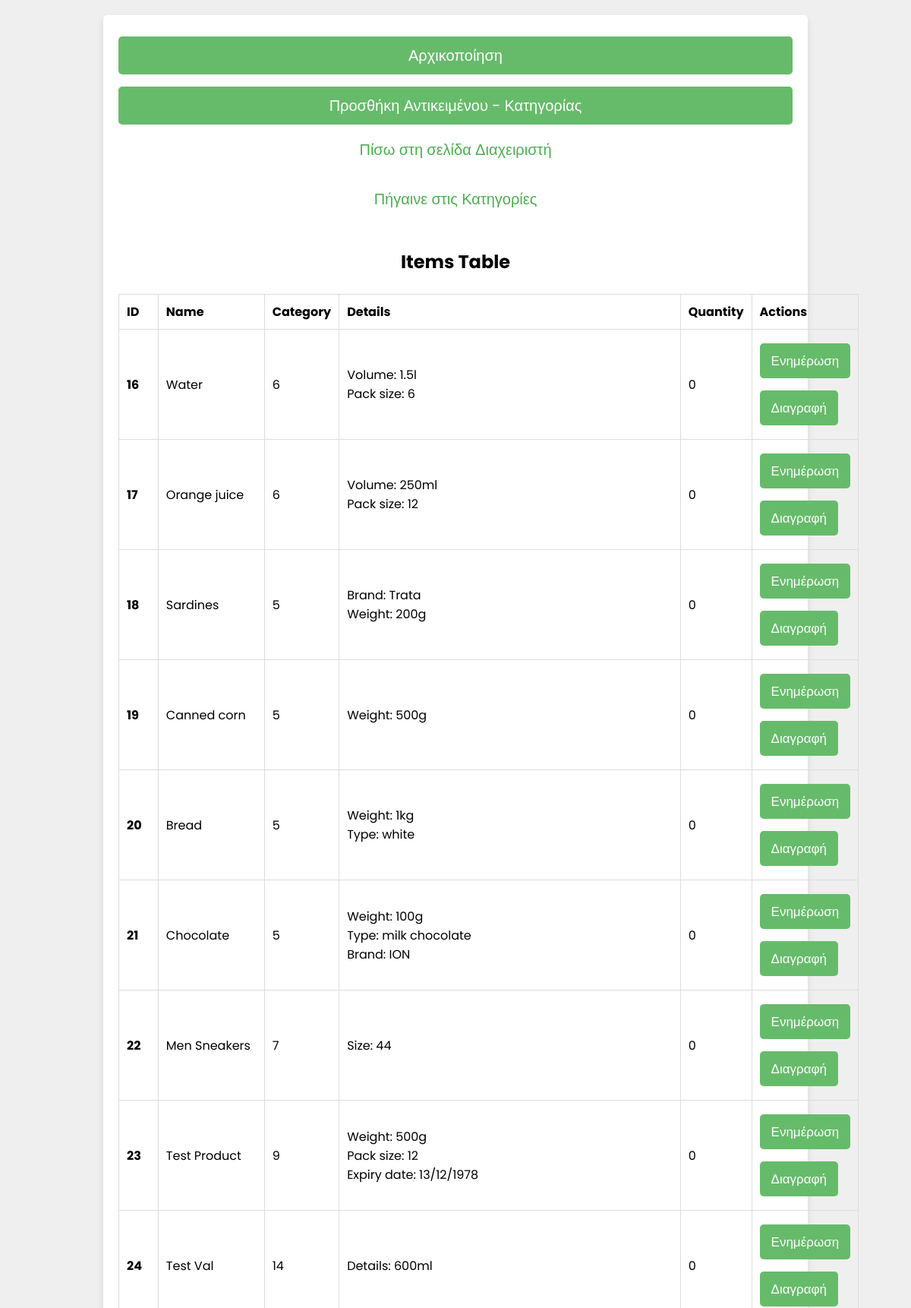
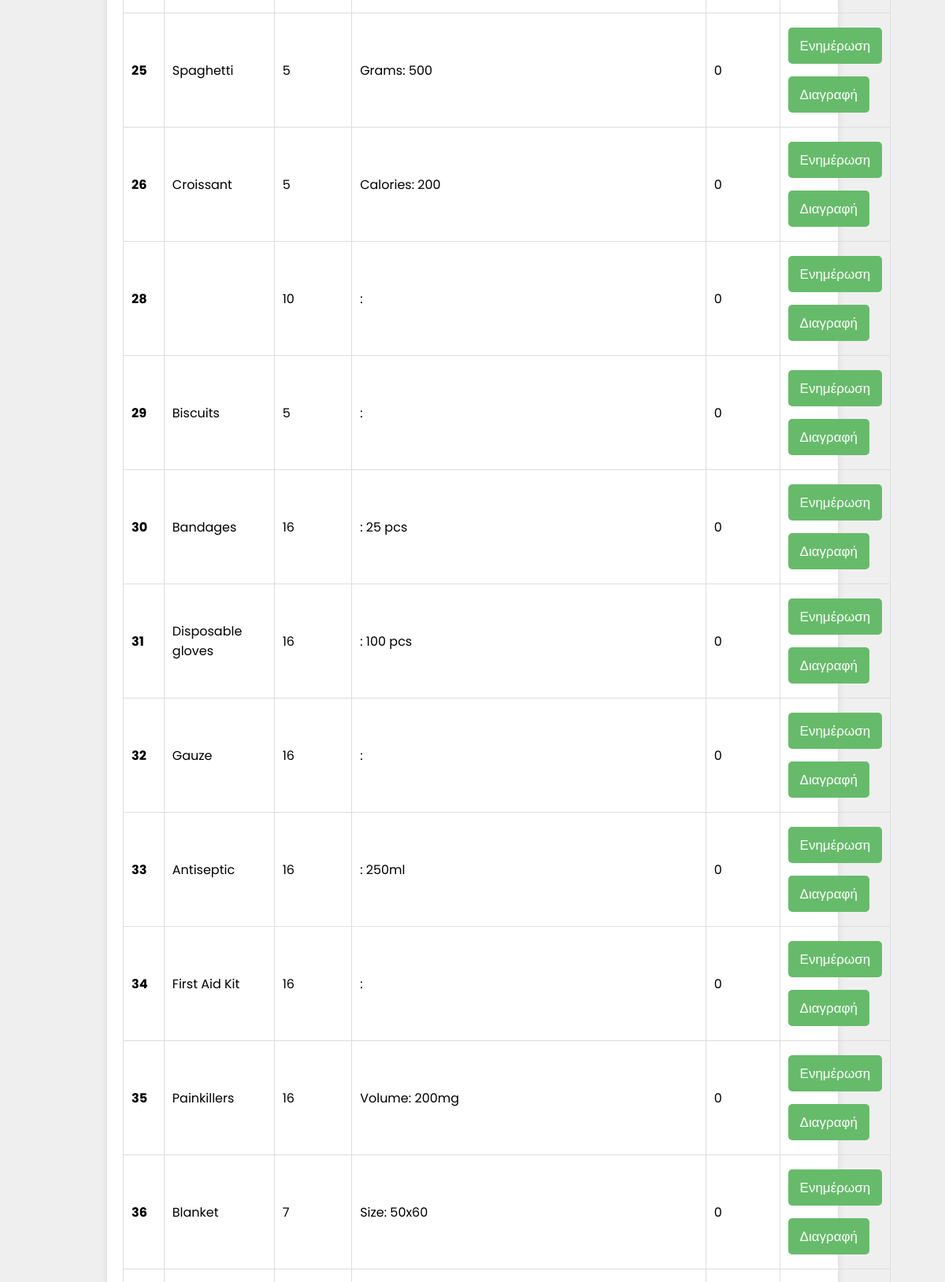
The app's page /display.php (signed in, upper part) with its own data (2 pictures, top to bottom).
### tables this page shows
CREATE TABLE `items` (
  `id` int(255) NOT NULL,
  `name` varchar(255) NOT NULL,
  `category` int(255) NOT NULL,
  `details` longtext NOT NULL,
  `quantity` int(255) NOT NULL
);

### display.php (the view, shortened to what this page needs)
<?php
@include 'config.php';
?>
<!DOCTYPE html>
<html lang="el">
<head>
    <link rel="stylesheet" href="css/style.css">
</head>
<body>
    <div class="form-container">
        <form id="initialize_form" action="" method="post">
            <input type="button" id="initialize_button" class="form-btn" value="Αρχικοποίηση" onclick="document.getElementById('initialize_form').submit();"><br>
            <input type="button" id="j_button" class="form-btn" onclick="window.location.href = 'add_to_database.php'" value="Προσθήκη Αντικειμένου - Κατηγορίας"><br>
            <p><a href="admin_page.php">Πίσω στη σελίδα Διαχειριστή</a></p><br>
            <p><a id="link" href="#categories_target">Πήγαινε στις Κατηγορίες</a></p>
            <br><br>
            <h2>Items Table</h2><br>
            <table class="table" id="jsonItemsTable">
                <thead>
                    <tr>
                        <th scope="col">ID</th>
                        <th scope="col">Name</th>
                        <th scope="col">Category</th>
                        <th scope="col">Details</th>
                        <th scope="col">Quantity</th>
                        <th scope="col">Actions</th>
                    </tr>
                </thead>
                <tbody>
                    <?php
                    $result = mysqli_query($conn, "SELECT * FROM items");
                    if ($result) {
                        while ($row = mysqli_fetch_assoc($result)) {
                            $details_array = json_decode($row['details'], true);
                            $details_formatted = "";
                            foreach ($details_array as $detail) {
                                $details_formatted .= ucfirst($detail['detail_name']) . ': ' . $detail['detail_value'] . '<br>';
                            }
                            echo '<tr>
                                <th scope="row">'.$row['id'].'</th>
                                <td>'.$row['name'].'</td>
                                <td>'.$row['category'].'</td>
                                <td>'.$details_formatted.'</td>
                                <td>'.$row['quantity'].'</td>
                                <td>
                                <button class="update-btn form-btn"><a href="update.php?updateid='.$row['id'].'&is_a=item">Ενημέρωση</a></button>
                                <button class="delete-btn form-btn"><a href="delete.php?deleteid='.$row['id'].'&is_a=item">Διαγραφή</a></button>
                                </td>
                            </tr>';
                        }
                    }
                    ?>
                </tbody>
            </table>
            <br>
            <div id="categories_target"></div><br>
            <br>
            <h2>Categories Table</h2><br>
        </form>
    </div>
</body>
</html>

### css/style.css (style rules this page uses)
html { scroll-behavior: smooth; }
* { font-family: 'Poppins', sans-serif; margin:0; padding:0; box-sizing: border-box; outline: none; border:none; text-decoration: none; }
.form-container { min-height: 100vh; display: flex; align-items: center; justify-content: center; padding: 20px; padding-bottom: 60px; background: #efefef; }
.form-container form { padding: 20px; border-radius: 5px; box-shadow: 0 5px 10px rgba(0, 0, 0, .1); background: #FFF; text-align: center; max-width: 80%; }
.form-container form input, .form-container form select { width: 100%; padding: 10px 15px; font-size: 17px; margin: 8px 0; background: #E0F7FA; border-radius: 5px; }
.form-container form .form-btn { background: #66BB6A; color: #FFF; text-transform: capitalize; font-size: 20px; cursor: pointer; }
.form-container form p { margin-top: 10px; font-size: 20px; color: #333; }
.form-container form p a { color: #4CAF50; }
table { width: 100%; border-collapse: collapse; }
th, td { padding: 10px; border: 1px solid #ddd; text-align: left; }
.form-container form button.form-btn { width: fit-content; padding: 10px 15px; font-size: 17px; margin: 8px 0; background: #66BB6A; color: #FFF; border-radius: 5px; }
button { width: fit-content; padding: 8px 12px; margin: 8px 0; background: #66BB6A; color: #FFF; border-radius: 5px; }
.update-btn, .delete-btn { background: #66BB6A; color: #FFF; border: none; padding: 8px 12px; cursor: pointer; border-radius: 5px; }
.update-btn a, .delete-btn a { color: #FFF; text-decoration: none; }

### records on screen
items: id "16", name "Water", category "6", detail_name "Volume", detail_value "1.5l", detail_name "Pack size", detail_value "6", quantity "0"
items: id "17", name "Orange juice", category "6", detail_name "Volume", detail_value "250ml", detail_name "Pack size", detail_value "12", quantity "0"
items: id "18", name "Sardines", category "5", detail_name "Brand", detail_value "Trata", detail_name "Weight", detail_value "200g", quantity "0"
items: id "19", name "Canned corn", category "5", detail_name "Weight", detail_value "500g", quantity "0"
items: id "20", name "Bread", category "5", detail_name "Weight", detail_value "1kg", detail_name "Type", detail_value "white", quantity "0"
items: id "21", name "Chocolate", category "5", detail_name "Weight", detail_value "100g", detail_name "Type", detail_value "milk chocolate", detail_name "Brand", detail_value "ION", quantity "0"
items: id "22", name "Men Sneakers", category "7", detail_name "Size", detail_value "44", quantity "0"
items: id "23", name "Test Product", category "9", detail_name "Weight", detail_value "500g", detail_name "Pack size", detail_value "12", detail_name "Expiry date", detail_value "13/12/1978", quantity "0"
items: id "24", name "Test Val", category "14", detail_name "Details", detail_value "600ml", quantity "0"
items: id "25", name "Spaghetti", category "5", detail_name "Grams", detail_value "500", quantity "0"
items: id "26", name "Croissant", category "5", detail_name "Calories", detail_value "200", quantity "0"
items: id "28", category "10", quantity "0"
items: id "29", name "Biscuits", category "5", quantity "0"
items: id "30", name "Bandages", category "16", detail_value "25 pcs", quantity "0"
items: id "31", name "Disposable gloves", category "16", detail_value "100 pcs", quantity "0"
items: id "32", name "Gauze", category "16", quantity "0"
items: id "33", name "Antiseptic", category "16", detail_value "250ml", quantity "0"
items: id "34", name "First Aid Kit", category "16", quantity "0"
items: id "35", name "Painkillers", category "16", detail_name "Volume", detail_value "200mg", quantity "0"
items: id "36", name "Blanket", category "7", detail_name "Size", detail_value "50x60", quantity "0"
